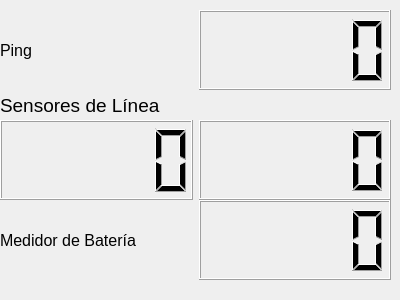
<?xml version="1.0" encoding="UTF-8"?>
<ui version="4.0">
 <class>Senses</class>
 <widget class="QWidget" name="Senses">
  <property name="geometry">
   <rect>
    <x>0</x>
    <y>0</y>
    <width>400</width>
    <height>300</height>
   </rect>
  </property>
  <property name="font">
   <font>
    <pointsize>12</pointsize>
   </font>
  </property>
  <property name="windowTitle">
   <string>Form</string>
  </property>
  <widget class="QWidget" name="horizontalLayoutWidget">
   <property name="geometry">
    <rect>
     <x>0</x>
     <y>10</y>
     <width>391</width>
     <height>80</height>
    </rect>
   </property>
   <layout class="QHBoxLayout" name="horizontalLayout_2">
    <item>
     <widget class="QLabel" name="ping">
      <property name="font">
       <font>
        <pointsize>12</pointsize>
       </font>
      </property>
      <property name="text">
       <string>Ping</string>
      </property>
     </widget>
    </item>
    <item>
     <widget class="QLCDNumber" name="nping"/>
    </item>
   </layout>
  </widget>
  <widget class="QWidget" name="horizontalLayoutWidget_2">
   <property name="geometry">
    <rect>
     <x>0</x>
     <y>90</y>
     <width>391</width>
     <height>31</height>
    </rect>
   </property>
   <layout class="QHBoxLayout" name="horizontalLayout_4">
    <item>
     <widget class="QLabel" name="sensores">
      <property name="font">
       <font>
        <pointsize>14</pointsize>
       </font>
      </property>
      <property name="layoutDirection">
       <enum>Qt::LeftToRight</enum>
      </property>
      <property name="text">
       <string>Sensores de Línea</string>
      </property>
     </widget>
    </item>
   </layout>
  </widget>
  <widget class="QWidget" name="horizontalLayoutWidget_3">
   <property name="geometry">
    <rect>
     <x>0</x>
     <y>120</y>
     <width>391</width>
     <height>80</height>
    </rect>
   </property>
   <layout class="QHBoxLayout" name="horizontalLayout_5">
    <item>
     <widget class="QLCDNumber" name="iline"/>
    </item>
    <item>
     <widget class="QLCDNumber" name="dline"/>
    </item>
   </layout>
  </widget>
  <widget class="QWidget" name="horizontalLayoutWidget_4">
   <property name="geometry">
    <rect>
     <x>0</x>
     <y>200</y>
     <width>391</width>
     <height>80</height>
    </rect>
   </property>
   <layout class="QHBoxLayout" name="horizontalLayout_6">
    <item>
     <widget class="QLabel" name="medidor">
      <property name="font">
       <font>
        <pointsize>12</pointsize>
       </font>
      </property>
      <property name="text">
       <string>Medidor de Batería</string>
      </property>
     </widget>
    </item>
    <item>
     <widget class="QLCDNumber" name="bateria"/>
    </item>
   </layout>
  </widget>
 </widget>
 <resources/>
 <connections/>
</ui>
